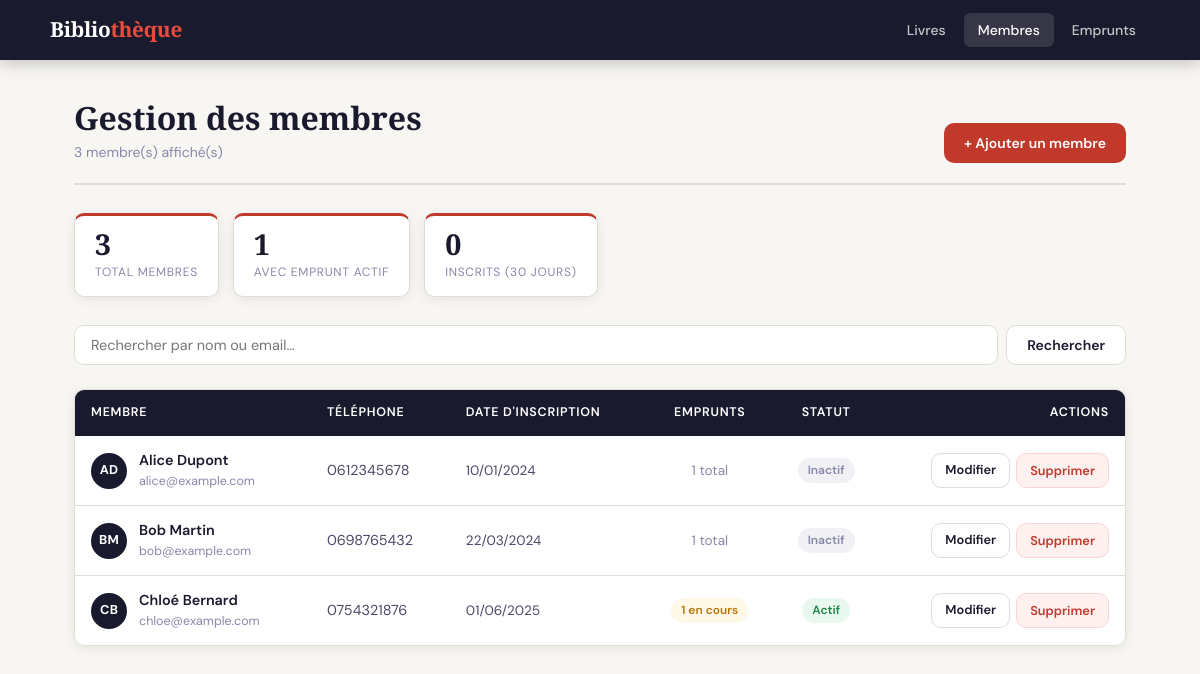
/index.php?page=members, run on the app's committed database.
### tables this page shows
CREATE TABLE membres (
    idMembre        INT           NOT NULL AUTO_INCREMENT,
    nom             VARCHAR(100)  NOT NULL,
    email           VARCHAR(150)  NOT NULL UNIQUE,
    motDePasse      VARCHAR(255)  NOT NULL,
    telephone       VARCHAR(20),
    adresse         VARCHAR(255),
    dateInscription DATE          NOT NULL DEFAULT (CURRENT_DATE),
    PRIMARY KEY (idMembre)
);

### controllers/MemberController.php (called while the page is built, shortened)
<?php
require_once __DIR__ . '/../models/Member.php';
class MemberController
{
    private Member $model;
    public function __construct()
    {
        $this->model = new Member();
    }
    public function index(): void
    {
        $search  = trim($_GET['search'] ?? '');
        $members = $search ? $this->model->search($search) : $this->model->getAll();
        $stats   = $this->model->stats();
        require __DIR__ . '/../views/members/list.php';
    }
}

### public/index.php (called while the page is built, shortened)
<?php
$action = $_GET['action'] ?? 'index';
$controller = new $controllerClass();
$controller->$action();

### config/database.php (called while the page is built, shortened)
<?php
function getDB(): PDO {
    static $pdo = null;
    if ($pdo === null) {
        $dsn = sprintf('mysql:host=%s;dbname=%s;charset=%s', DB_HOST, DB_NAME, DB_CHARSET);
        $options = [
            PDO::ATTR_ERRMODE            => PDO::ERRMODE_EXCEPTION,
            PDO::ATTR_DEFAULT_FETCH_MODE => PDO::FETCH_ASSOC,
            PDO::ATTR_EMULATE_PREPARES   => false,
        ];
        try {
            $pdo = new PDO($dsn, DB_USER, DB_PASS, $options);
        } catch (PDOException $e) {
            die(json_encode(['error' => 'Connexion échouée : ' . $e->getMessage()]));
        }
    }
    return $pdo;
}

### models/Member.php (called while the page is built, shortened)
<?php
require_once __DIR__ . '/../config/database.php';
class Member
{
    private PDO $db;
    public function __construct()
    {
        $this->db = getDB();
    }
    public function getAll(): array
    {
        $stmt = $this->db->query(
            'SELECT m.*,
                    COUNT(e.idEmprunt) AS total_emprunts,
                    SUM(e.statut = "en_cours") AS emprunts_en_cours
             FROM membres m
             LEFT JOIN emprunts e ON e.idMembre = m.idMembre
             GROUP BY m.idMembre
             ORDER BY m.nom ASC'
        );
        return $stmt->fetchAll();
    }
    public function stats(): array
    {
        return $this->db->query(
            "SELECT
                COUNT(*)                              AS total,
                SUM(dateInscription >= DATE_SUB(NOW(), INTERVAL 30 DAY)) AS nouveaux,
                (SELECT COUNT(DISTINCT idMembre) FROM emprunts WHERE statut='en_cours') AS actifs
             FROM membres"
        )->fetch();
    }
}

### views/members/list.php (the view, shortened to what this page needs)
<!DOCTYPE html>
<html lang="fr">
<head>
  <link rel="stylesheet" href="style.css">
</head>
<body>
<header class="site-header">
  <div class="inner">
    <a href="index.php" class="brand">Biblio<span>thèque</span></a>
    <nav class="nav">
      <a href="index.php?page=books">Livres</a>
      <a href="index.php?page=members" class="active">Membres</a>
      <a href="index.php?page=borrows">Emprunts</a>
    </nav>
  </div>
</header>
<main class="page">
  <div class="wrapper">
    <div class="page-head">
      <div>
        <h1>Gestion des membres</h1>
        <p class="sub"><?= count($members) ?> membre(s) affiché(s)</p>
      </div>
      <a href="index.php?page=members&action=add" class="btn btn-primary">+ Ajouter un membre</a>
    </div>
    <div class="stats">
      <div class="stat-card">
        <div class="num"><?= (int)$stats['total'] ?></div>
        <div class="lbl">Total membres</div>
      </div>
      <div class="stat-card">
        <div class="num"><?= (int)$stats['actifs'] ?></div>
        <div class="lbl">Avec emprunt actif</div>
      </div>
      <div class="stat-card">
        <div class="num"><?= (int)$stats['nouveaux'] ?></div>
        <div class="lbl">Inscrits (30 jours)</div>
      </div>
    </div>
    <form method="GET" action="index.php" class="search-bar">
      <input type="text" name="search" placeholder="Rechercher par nom ou email…"
             value="<?= htmlspecialchars($_GET['search'] ?? '') ?>">
      <button type="submit" class="btn btn-secondary">Rechercher</button>
    </form>
    <?php if (empty($members)): ?>
      <div class="table-wrap">
        <div class="empty-state">
          <div class="icon">👤</div>
          <h3>Aucun membre trouvé</h3>
          <p>Ajoutez votre premier membre ou modifiez votre recherche.</p>
        </div>
      </div>
    <?php else: ?>
    <div class="table-wrap">
      <table>
        <thead>
          <tr>
            <th>Membre</th>
            <th>Téléphone</th>
            <th class="hide-sm">Date d'inscription</th>
            <th style="text-align:center">Emprunts</th>
            <th style="text-align:center">Statut</th>
            <th style="text-align:right">Actions</th>
          </tr>
        </thead>
        <tbody>
          <?php foreach ($members as $m): ?>
          <?php
            $words    = explode(' ', trim($m['nom']));
            $initials = strtoupper(substr($words[0], 0, 1) . (isset($words[1]) ? substr($words[1], 0, 1) : ''));
          ?>
          <tr>
            <td>
              <div class="member-cell">
                <div class="avatar"><?= $initials ?></div>
                <div class="info">
                  <span class="name"><?= htmlspecialchars($m['nom']) ?></span>
                  <span class="email"><?= htmlspecialchars($m['email']) ?></span>
                </div>
              </div>
            </td>
            <td style="color:var(--ink-soft)">
              <?= $m['telephone'] ? htmlspecialchars($m['telephone']) : '<span style="color:var(--ink-muted)">—</span>' ?>
            </td>
            <td class="hide-sm" style="color:var(--ink-soft);font-size:.85rem">
              <?= date('d/m/Y', strtotime($m['dateInscription'])) ?>
            </td>
            <td style="text-align:center">
              <?php if ((int)$m['emprunts_en_cours'] > 0): ?>
                <span class="badge badge-amber"><?= (int)$m['emprunts_en_cours'] ?> en cours</span>
              <?php else: ?>
                <span style="color:var(--ink-muted);font-size:.85rem"><?= (int)$m['total_emprunts'] ?> total</span>
              <?php endif; ?>
            </td>
            <td style="text-align:center">
              <?php if ((int)$m['emprunts_en_cours'] > 0): ?>
                <span class="badge badge-green">Actif</span>
              <?php else: ?>
                <span class="badge" style="background:#f0f0f5;color:var(--ink-muted)">Inactif</span>
              <?php endif; ?>
            </td>
            <td style="text-align:right">
              <div style="display:flex;gap:6px;justify-content:flex-end">
                <a href="index.php?page=members&action=edit&id=<?= $m['idMembre'] ?>"
                   class="btn btn-secondary btn-sm">Modifier</a>
                <button type="button" class="btn btn-danger btn-sm"
                        onclick="confirmDelete(<?= $m['idMembre'] ?>, '<?= htmlspecialchars(addslashes($m['nom'])) ?>', <?= (int)$m['emprunts_en_cours'] ?>)">
                  Supprimer
                </button>
              </div>
            </td>
          </tr>
          <?php endforeach; ?>
        </tbody>
      </table>
    </div>
    <?php endif; ?>
  </div>
</main>
</body>
</html>

### public/style.css (style rules this page uses)
*, *::before, *::after { box-sizing: border-box; margin: 0; padding: 0; }
:root { --ink: #1a1a2e; --ink-soft: #4a4a6a; --ink-muted: #8888aa; --paper: #f7f6f2; --white: #ffffff; --accent: #c0392b; --accent-2: #e74c3c; --green: #27ae60; --amber: #e67e22; --border: #e0ddd5; --shadow: 0 2px 12px rgba(26,26,46,.08); --shadow-lg: 0 8px 32px rgba(26,26,46,.13); --radius: 10px; --font-head: 'Playfair Display', Georgia, serif; --font-body: 'DM Sans', system-ui, sans-serif; --font-mono: 'JetBrains Mono', monospace; }
body { font-family: var(--font-body); background: var(--paper); color: var(--ink); min-height: 100vh; font-size: 15px; line-height: 1.6; }
.wrapper { max-width: 1100px; margin: 0 auto; padding: 0 24px; }
.page { padding: 40px 0 80px; }
.site-header { background: var(--ink); color: var(--white); padding: 0 24px; position: sticky; top: 0; z-index: 100; box-shadow: 0 2px 16px rgba(0,0,0,.25); }
.site-header .inner { max-width: 1100px; margin: 0 auto; display: flex; align-items: center; gap: 32px; height: 60px; }
.site-header .brand { font-family: var(--font-head); font-size: 1.3rem; font-weight: 700; color: var(--white); text-decoration: none; letter-spacing: -.3px; white-space: nowrap; }
.site-header .brand span { color: #e74c3c; }
.nav { display: flex; gap: 4px; margin-left: auto; }
.nav a { color: rgba(255,255,255,.75); text-decoration: none; padding: 6px 14px; border-radius: 6px; font-size: .875rem; font-weight: 500; transition: background .15s, color .15s; }
.nav a:hover, .nav a.active { background: rgba(255,255,255,.12); color: var(--white); }
.page-head { display: flex; align-items: flex-end; justify-content: space-between; gap: 16px; margin-bottom: 28px; padding-bottom: 20px; border-bottom: 2px solid var(--border); }
.page-head h1 { font-family: var(--font-head); font-size: 2rem; font-weight: 700; color: var(--ink); line-height: 1.15; }
.page-head .sub { font-size: .875rem; color: var(--ink-muted); margin-top: 4px; }
.search-bar { display: flex; gap: 8px; margin-bottom: 24px; }
.search-bar input { flex: 1; padding: 10px 16px; border: 1.5px solid var(--border); border-radius: var(--radius); font-size: .9rem; font-family: var(--font-body); background: var(--white); color: var(--ink); transition: border-color .15s, box-shadow .15s; }
.search-bar button { padding: 10px 20px; }
.btn { display: inline-flex; align-items: center; gap: 6px; padding: 9px 20px; border-radius: var(--radius); font-family: var(--font-body); font-size: .875rem; font-weight: 600; cursor: pointer; text-decoration: none; border: none; transition: all .15s; white-space: nowrap; }
.btn-primary { background: var(--accent); color: #fff; }
.btn-secondary { background: var(--white); color: var(--ink); border: 1.5px solid var(--border); }
.btn-danger { background: #fff0f0; color: var(--accent); border: 1.5px solid #fcd4d4; }
.btn-sm { padding: 6px 13px; font-size: .8rem; }
.table-wrap { background: var(--white); border-radius: var(--radius); border: 1px solid var(--border); box-shadow: var(--shadow); overflow: hidden; }
table { width: 100%; border-collapse: collapse; }
thead tr { background: var(--ink); color: var(--white); }
thead th { padding: 13px 16px; text-align: left; font-size: .78rem; font-weight: 600; letter-spacing: .06em; text-transform: uppercase; }
tbody tr { border-bottom: 1px solid var(--border); transition: background .1s; }
tbody tr:last-child { border-bottom: none; }
tbody td { padding: 13px 16px; font-size: .9rem; color: var(--ink); vertical-align: middle; }
.badge { display: inline-block; padding: 3px 10px; border-radius: 20px; font-size: .75rem; font-weight: 600; }
.badge-green { background: #e8f8ef; color: #1e8449; }
.badge-amber { background: #fef9e7; color: #b7770d; }
.stats { display: flex; gap: 14px; margin-bottom: 28px; }
.stat-card { background: var(--white); border: 1px solid var(--border); border-radius: var(--radius); padding: 14px 20px; box-shadow: var(--shadow); min-width: 120px; }
.stat-card .num { font-family: var(--font-head); font-size: 1.8rem; font-weight: 700; color: var(--ink); line-height: 1; }
.stat-card .lbl { font-size: .75rem; color: var(--ink-muted); text-transform: uppercase; letter-spacing: .06em; margin-top: 4px; }

### data on the page
membres: nom "AD", nom "Alice Dupont", email "alice@example.com", telephone "0612345678", dateInscription "10/01/2024", total_emprunts "1", shows "Inactif"
membres: nom "BM", nom "Bob Martin", email "bob@example.com", telephone "0698765432", dateInscription "22/03/2024", total_emprunts "1", shows "Inactif"
membres: nom "CB", nom "Chloé Bernard", email "chloe@example.com", telephone "0754321876", dateInscription "01/06/2025", emprunts_en_cours "1", shows "Actif"

### other printed values
count($members) "3"
$stats['total'] "3"
$stats['actifs'] "1"
$stats['nouveaux'] "0"
